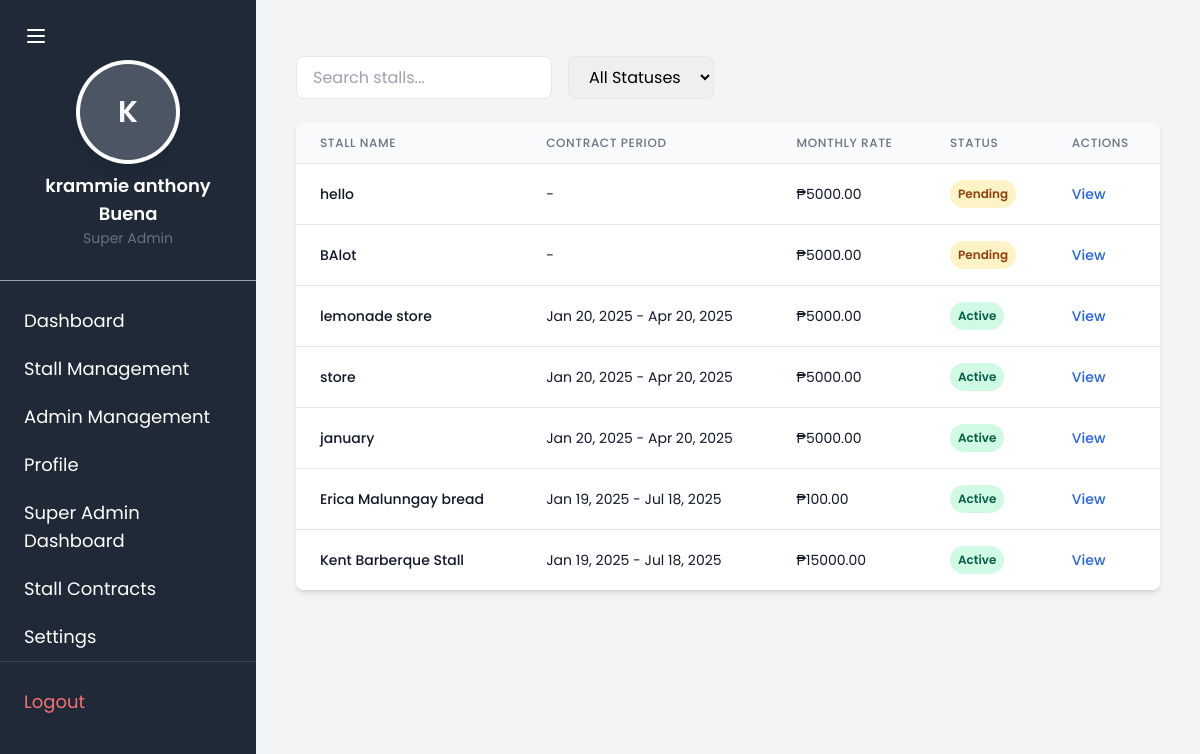
The app's page /superadmin/contracts/ (signed in) with its own data.
### TriadApp/models.py (models this page shows, shortened)
class CustomUser(AbstractUser):
    middle_name = models.CharField(max_length=50, blank=True, null=True)
    gender = models.CharField(max_length=10, blank=True, null=True)
    birthdate = models.DateField(null=True, blank=True)
    phone = models.CharField(max_length=15, blank=True, null=True)
    address = models.TextField(blank=True, null=True)
    profile_image = models.ImageField(upload_to='profile_images/', blank=True, null=True)
    groups = models.ManyToManyField(
        'auth.Group',
        related_name='custom_user_set',
        blank=True,
        help_text='The groups this user belongs to. A user will get all permissions granted to each of their groups.',
        verbose_name='groups',
    )
    user_permissions = models.ManyToManyField(
        'auth.Permission',
        related_name='custom_user_set',
        blank=True,
        help_text='Specific permissions for this user.',
        verbose_name='user permissions',
    )
    class Meta:
        db_table = 'custom_user'

class StallContract(models.Model):
    PAYMENT_STATUS = [
        ('pending', 'Pending'),
        ('paid', 'Paid'),
        ('overdue', 'Overdue')
    ]
    stall = models.ForeignKey(Stall, on_delete=models.CASCADE, related_name='contracts')
    start_date = models.DateField(null=True, blank=True)  # Allow null for initial creation
    duration_months = models.IntegerField()
    monthly_rate = models.DecimalField(max_digits=10, decimal_places=2)
    payment_status = models.CharField(max_length=20, choices=PAYMENT_STATUS, default='pending')
    created_at = models.DateTimeField(auto_now_add=True)
    updated_at = models.DateTimeField(auto_now=True)
    @property
    def end_date(self):
        if not self.start_date:
            return None
        return self.start_date + timedelta(days=self.duration_months * 30)
    class Meta:
        ordering = ['-created_at']

class Stall(models.Model):
    store_id = models.UUIDField(default=uuid.uuid4, editable=False, unique=True)
    name = models.CharField(max_length=255)
    logo = models.ImageField(upload_to='stall_logos/')
    contact_number = models.CharField(max_length=15)
    is_active = models.BooleanField(default=True)  # Add is_active field with default value True

### TriadApp/super_admin.py (the view)
# urls.py: path('superadmin/contracts/', super_admin.manage_contracts,name='manage_contracts'),
@superuser_required
def manage_contracts(request):
    current_date = timezone.now().date()
    contracts = StallContract.objects.select_related('stall').all()
    for contract in contracts:
        if not contract.start_date:
            contract.status = 'pending'
        else:
            contract_end = contract.start_date + timedelta(days=contract.duration_months * 30)
            if contract_end < current_date:
                contract.status = 'expired'
                contract.payment_status = 'expired'
                contract.save()
                if contract.stall.is_active:
                    contract.stall.is_active = False
                    contract.stall.save()
            else:
                contract.status = 'active'
    context = {
        'contracts': contracts,
        'super_admin': request.user,
        'current_date': current_date
    }
    return render(request, 'TriadApp/superadmin/contracts.html', context)

### TriadApp/templates/TriadApp/superadmin/contracts.html (shortened to what this page needs)
{% extends 'TriadApp/superadmin/super_admin.html' %}
{% load static %}
{% block content %}
<div class="container mx-auto px-4 py-8">
    <div class="mb-6 flex gap-4">
        <input type="text" id="searchInput" placeholder="Search stalls..."
               class="px-4 py-2 border rounded-lg w-64">
        <select id="statusFilter" class="px-4 py-2 border rounded-lg">
            <option value="">All Statuses</option>
        </select>
    </div>
    <div class="bg-white shadow-md rounded-lg overflow-hidden">
        <table class="min-w-full divide-y divide-gray-200">
            <thead class="bg-gray-50">
                <tr>
                    <th class="px-6 py-3 text-left text-xs font-medium text-gray-500 uppercase tracking-wider">
                        Stall Name
                    </th>
                    <th class="px-6 py-3 text-left text-xs font-medium text-gray-500 uppercase tracking-wider">
                        Contract Period
                    </th>
                    <th class="px-6 py-3 text-left text-xs font-medium text-gray-500 uppercase tracking-wider">
                        Monthly Rate
                    </th>
                    <th class="px-6 py-3 text-left text-xs font-medium text-gray-500 uppercase tracking-wider">
                        Status
                    </th>
                    <th class="px-6 py-3 text-left text-xs font-medium text-gray-500 uppercase tracking-wider">
                        Actions
                    </th>
                </tr>
            </thead>
            <tbody class="bg-white divide-y divide-gray-200">
                {% for contract in contracts %}
                <tr>
                    <td class="px-6 py-4 whitespace-nowrap">
                        <div class="text-sm font-medium text-gray-900">{{ contract.stall.name }}</div>
                    </td>
                    <td class="px-6 py-4 whitespace-nowrap">
                        <div class="text-sm text-gray-900">
                            {{ contract.start_date|date:"M d, Y" }} - {{ contract.end_date|date:"M d, Y" }}
                        </div>
                    </td>
                    <td class="px-6 py-4 whitespace-nowrap">
                        <div class="text-sm text-gray-900">₱{{ contract.monthly_rate }}</div>
                    </td>
                    <td class="px-6 py-4 whitespace-nowrap text-sm text-gray-500">
                        {% if contract.status == 'expired' %}
                            <span class="px-2 py-1 inline-flex text-xs leading-5 font-semibold rounded-full bg-red-100 text-red-800">
                                Expired
                            </span>
                            <button onclick="showRenewModal('{{ contract.id }}')"
                                    class="ml-2 bg-green-500 hover:bg-green-700 text-white font-bold py-1 px-3 rounded text-xs">
                                Renew
                            </button>
                        {% elif contract.status == 'active' %}
                            <span class="px-2 py-1 inline-flex text-xs leading-5 font-semibold rounded-full bg-green-100 text-green-800">
                                Active
                            </span>
                        {% else %}
                            <span class="px-2 py-1 inline-flex text-xs leading-5 font-semibold rounded-full bg-yellow-100 text-yellow-800">
                                Pending
                            </span>
                        {% endif %}
                    </td>
                    <td class="px-6 py-4 whitespace-nowrap text-sm font-medium">
                        <a href="{% url 'contract_details' contract.id %}"
                           class="text-blue-600 hover:text-blue-900 mr-3">View</a>
                    </td>
                </tr>
                {% empty %}
                <tr>
                    <td colspan="5" class="px-6 py-4 text-center text-gray-500">
                        No contracts found
                    </td>
                </tr>
                {% endfor %}
            </tbody>
        </table>
    </div>
</div>
{% endblock %}

### TriadApp/templates/TriadApp/superadmin/super_admin.html (shortened to what this page needs)
<!DOCTYPE html>
<html lang="en">
<head>
    <link href="https://cdn.jsdelivr.net/npm/tailwindcss@2.2.16/dist/tailwind.min.css" rel="stylesheet">
</head>
<body class="bg-gray-100">
    <div class="flex">
        <button id="sidebarToggle" class="fixed top-4 left-4 z-50 p-2 bg-gray-800 text-white rounded-md hover:bg-gray-700">
            <svg class="w-6 h-6" fill="none" stroke="currentColor" viewBox="0 0 24 24">
                <path stroke-linecap="round" stroke-linejoin="round" stroke-width="2" d="M4 6h16M4 12h16M4 18h16" />
            </svg>
        </button>
        <div id="sidebar" class="w-64 h-screen bg-gray-800 text-white fixed sidebar">
            <div class="p-4 border-b border-gray-400 mt-10">
                <div class="flex flex-col items-center space-y-3 mb-4 mt-2">
                    {% if super_admin.profile_image %}
                        <div class="w-24 h-24 rounded-full overflow-hidden ring-4 ring-white shadow-lg">
                            <img id="profile"
                                 src="{{ super_admin.profile_image.url }}"
                                 alt="Profile Picture"
                                 class="w-full h-full object-cover">
                        </div>
                    {% else %}
                        <div id="profileFallback"
                             class="w-24 h-24 rounded-full bg-gray-600 flex items-center justify-center ring-4 ring-white shadow-lg">
                            <span class="text-3xl text-white font-semibold">
                                {{ super_admin.first_name|first|upper }}
                            </span>
                        </div>
                    {% endif %}
                    <div class="text-center">
                        <h2 class="text-lg font-semibold text-white-800">
                            {{ super_admin.first_name }} {{ super_admin.middle_name }} {{ super_admin.last_name }}
                        </h2>
                        <p class="text-sm text-gray-500">
                            Super Admin
                        </p>
                    </div>
                </div>
            </div>
            <nav class="mt-4">
                <ul>
                    <li>
                        <a href="{% url 'super_admin' %}" class="block py-2.5 px-6 text-lg hover:bg-gray-700">Dashboard</a>
                    </li>
                    <li>
                        <a href="{% url 'add_stall' %}" class="block py-2.5 px-6 text-lg hover:bg-gray-700">Stall Management</a>
                    </li>
                    <li>
                        <a href="{% url 'register_admin' %}" class="block py-2.5 px-6 text-lg hover:bg-gray-700">Admin Management</a>
                    </li>
                    <li>
                        <a href="{% url 'super_admin_profile' %}" class="block py-2.5 px-6 text-lg hover:bg-gray-700">Profile</a>
                    </li>
                    <li>
                        <a href="{% url 'admin:index' %}" class="block py-2.5 px-6 text-lg hover:bg-gray-700">Super Admin Dashboard</a>
                    </li>
                    <li>
                        <a href="{% url 'manage_contracts' %}" class="block py-2.5 px-6 text-lg hover:bg-gray-700">Stall Contracts</a>
                    </li>
                    <li>
                        <a href="#" class="block py-2.5 px-6 text-lg hover:bg-gray-700">Settings</a>
                    </li>
                    <li class="mt-auto border-t border-gray-700 pt-4">
                        <a href="{% url 'logout' %}"
                           class="block py-2.5 px-6 text-lg text-red-400 hover:bg-gray-700 hover:text-red-300">
                            <div class="flex items-center">
                                <span>Logout</span>
                            </div>
                        </a>
                    </li>
                </ul>
            </nav>
        </div>
        <div id="mainContent" class="flex-1 ml-64 p-6">
            {% block content %}{% endblock %}
</body>
</html>

### TriadApp/templates/TriadApp/superadmin/super_admin.html (style rules this page uses)
* { font-family: 'Poppins', sans-serif; }
.sidebar, .flex-1 { transition: all 0.3s ease-in-out; }

### records on screen
CustomUser: first_name|first "K", first_name "krammie", middle_name "anthony", last_name "Buena"
StallContract: stall.name "hello", monthly_rate "5000.00", shows "Pending"
StallContract: stall.name "BAlot", monthly_rate "5000.00", shows "Pending"
StallContract: stall.name "lemonade store", start_date "Jan 20, 2025", end_date "Apr 20, 2025", monthly_rate "5000.00", shows "Active"
StallContract: stall.name "store", start_date "Jan 20, 2025", end_date "Apr 20, 2025", monthly_rate "5000.00", shows "Active"
StallContract: stall.name "january", start_date "Jan 20, 2025", end_date "Apr 20, 2025", monthly_rate "5000.00", shows "Active"
StallContract: stall.name "Erica Malunngay bread", start_date "Jan 19, 2025", end_date "Jul 18, 2025", monthly_rate "100.00", shows "Active"
StallContract: stall.name "Kent Barberque Stall", start_date "Jan 19, 2025", end_date "Jul 18, 2025", monthly_rate "15000.00", shows "Active"
